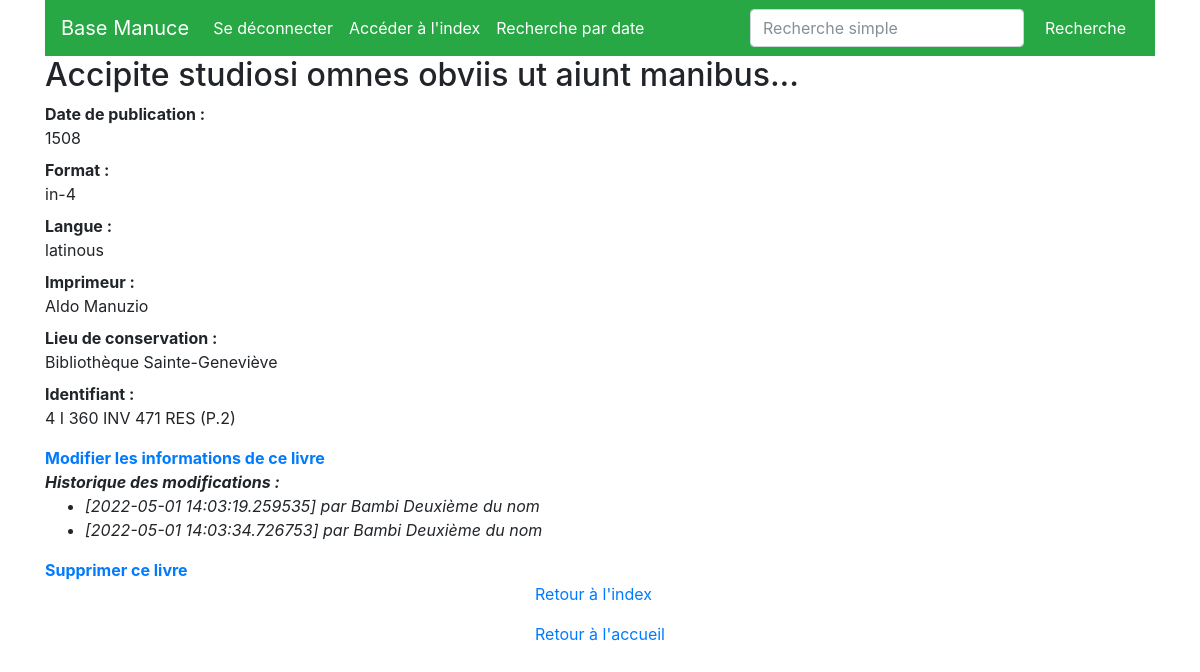
The app's page /book/18 (signed in) with its own data.
### basemanuce/modeles/donnees.py (models this page shows, shortened)
class Books(db.Model):
    __tablename__ = 'books'
    book_id = db.Column(db.Integer, unique=True, nullable=False, primary_key=True, autoincrement=True)
    title = db.Column(db.Text)
    publidate = db.Column(db.Text)
    format = db.Column(db.Text)
    language = db.Column(db.Text)
    identifier = db.Column(db.Text, nullable=False)
    id_printer = db.Column(db.Integer, db.ForeignKey('printers.printer_id'))
    id_institution = db.Column(db.Integer, db.ForeignKey('institutions.institution_id'))
    printer = db.relationship("Printers", back_populates="book", foreign_keys=id_printer)
    institution = db.relationship("Institutions", back_populates="book", foreign_keys=id_institution)
    authorships = db.relationship("Authorship", back_populates="book", foreign_keys=Authorship.authorship_book_id)

class Printers(db.Model):
    __tablename__ = 'printers'
    printer_id = db.Column(db.Integer, unique=True, nullable=False, primary_key=True, autoincrement=True)
    printer_name = db.Column(db.Text, nullable=False)
    birthyear = db.Column(db.Integer)
    deathyear = db.Column(db.Integer)
    printer_othername1 = db.Column(db.Text)
    printer_othername2 = db.Column(db.Text)
    description = db.Column(db.Text)
    book = db.relationship("Books", back_populates="printer", foreign_keys=Books.id_printer)
    authorships = db.relationship("Authorship", back_populates="printer", foreign_keys=Authorship.authorship_printer_id)

class Institutions(db.Model):
    __tablename__ = 'institutions'
    institution_id = db.Column(db.Integer, unique=True, nullable=False, primary_key=True, autoincrement=True)
    country = db.Column(db.Text, nullable=False)
    city = db.Column(db.Text, nullable=False)
    institution_name = db.Column(db.Text, nullable=False)
    book = db.relationship("Books", back_populates="institution", foreign_keys=Books.id_institution)
    authorships = db.relationship("Authorship", back_populates="institution",
                                  foreign_keys=Authorship.authorship_institution_id)

class Authorship(db.Model):
    __tablename__ = "authorship"
    authorship_id = db.Column(db.Integer, nullable=True, autoincrement=True, primary_key=True)
    authorship_book_id = db.Column(db.Integer, db.ForeignKey('books.book_id'))
    authorship_printer_id = db.Column(db.Integer, db.ForeignKey('printers.printer_id'))
    authorship_institution_id = db.Column(db.Integer, db.ForeignKey('institutions.institution_id'))
    authorship_user_id = db.Column(db.Integer, db.ForeignKey('user.user_id'))
    authorship_date = db.Column(db.DateTime, default=datetime.datetime.utcnow)
    user = db.relationship("User", back_populates="authorships", foreign_keys=authorship_user_id)
    book = db.relationship("Books", back_populates="authorships", foreign_keys=authorship_book_id)
    printer = db.relationship("Printers", back_populates="authorships", foreign_keys=authorship_printer_id)
    institution = db.relationship("Institutions", back_populates="authorships", foreign_keys=authorship_institution_id)

### basemanuce/modeles/utilisateurs.py (models this page shows, shortened)
class User(UserMixin, db.Model):
    user_id = db.Column(db.Integer, unique=True, nullable=False, primary_key=True, autoincrement=True)
    user_mail = db.Column(db.Text, nullable=False)
    user_pseudo = db.Column(db.String(30), nullable=False)
    user_name = db.Column(db.Text, nullable=False)
    user_password = db.Column(db.String(50), nullable=False)
    authorships = db.relationship("Authorship", back_populates="user")

### basemanuce/routes/routes_classic.py (the view)
@app.route("/book/<int:book_id>")
def livre(book_id):
    unique_livre = Books.query.get(book_id)
    return render_template("pages/livre.html", nom="Base Manuce", livre=unique_livre)

### basemanuce/modeles/utilisateurs.py (called while the page is built)
@login.user_loader
def find_user_with_id(identifier):
    return User.query.get(int(identifier))

### basemanuce/templates/pages/livre.html (shortened to what this page needs)
{% extends "conteneur.html" %}
{% block corps %}
    {% if livre %}
        <h2>{{livre.title}}</h2>
        <dl>
            <dt>Date de publication :</dt><dd>{{livre.publidate}}</dd>
            <dt>Format :</dt><dd>{{livre.format}}</dd>
            <dt>Langue :</dt><dd>{{livre.language}}</dd>
            <dt>Imprimeur :</dt><dd>{{livre.printer.printer_name}}</dd>
            <dt>Lieu de conservation :</dt><dd>{{livre.institution.institution_name}}</dd>
            <dt>Identifiant :</dt><dd>{{livre.identifier}}</dd>
        </dl>
        {% if current_user.is_authenticated %}
        <a href="{{url_for('form_modifs', book_id=livre.book_id)}}"><b>Modifier les informations de ce livre</b></a>
        <dl>
            <dt><i>Historique des modifications :</i></dt>
            <dd>
                <ul>
                    {% for modification in livre.authorships %}
                        <li><i>[{{modification.authorship_date}}] par {{modification.user.user_pseudo}}</i></li>
                    {% endfor %}
                </ul>
            </dd>
        </dl>
            <a href="{{url_for('delete_book', book_id=livre.book_id)}}"><b>Supprimer ce livre</b></a>
        {% endif %}
    {% else %}
        <p>La base de données est en cours de constitution</p>
    {% endif %}
{% endblock %}
{% block basdepage %}
<p><a href="{{url_for('index')}}">Retour à l'index</a></p>
<p><a href="{{url_for('accueil')}}">Retour à l'accueil</a></p>
{% endblock %}

### basemanuce/templates/conteneur.html (shortened to what this page needs)
<!DOCTYPE html>
<html lang="en">
<head>
    {% include "partials/css.html" %}
</head>
<body>
    <div class="container">
        <nav class="navbar navbar-expand-lg navbar-dark bg-success">
          <a class="navbar-brand" href="{{ url_for('accueil') }}">Base Manuce</a>
            <div class="collapse navbar-collapse" id="navbarSupportedContent">
                <ul class="navbar-nav mr-auto">
                    {% if not current_user.is_authenticated %}
                    <li class="nav-item active">
                        <a class="nav-link" href="{{url_for('inscription')}}">S'inscrire<span class="sr-only">(current)</span></a>
                    </li>
                    <li class="nav-item active">
                        <a class="nav-link" href="{{url_for('connexion')}}">Se connecter<span class="sr-only">(current)</span></a>
                    </li>
                    {% else %}
                    <li class="nav-item active">
                        <a class="nav-link" href="{{url_for('deconnexion')}}">Se déconnecter<span class="sr-only">(current)</span></a>
                    </li>
                    {% endif %}
                    <li class="nav-item active">
                        <a class="nav-link" href="{{url_for('index')}}">Accéder à l'index<span class="sr-only">(current)</span></a>
                    </li>
                    <li class="nav-item active">
                        <a class="nav-link" href="{{url_for('research_date')}}">Recherche par date<span class="sr-only">(current)</span></a>
                    </li>
                </ul>
                <form class="form-inline my-2 my-lg-0" action="{{url_for('recherche_simple')}}" method="GET">
                    <input name="keyword" class="form-control mr-sm-2" type="search" placeholder="Recherche simple" aria-label="Recherche">
                    <button class="btn btn-success my-2 my-sm-0" type="submit">Recherche</button>
                </form>
            </div>
        </nav>
        <div class="row">
            <div class="col">
            {% block corps%}{% endblock %}
            </div>
        </div>
        <div class="row justify-content-md-center">
            <div class="col-md-auto">
                {% block basdepage %}{% endblock %}
            </div>
        </div>
    </div>
</body>
</html>

### basemanuce/templates/partials/css.html
<link rel="stylesheet" href="{{ url_for('static', filename='css/bootstrap.css')}}">

### records on screen
Books: title "Accipite studiosi omnes obviis ut aiunt manibus...", publidate "1508", format "in-4", language "latinous", identifier "4 I 360 INV 471 RES (P.2)"
Printers: printer.printer_name "Aldo Manuzio"
Institutions: institution.institution_name "Bibliothèque Sainte-Geneviève"
Authorship: authorship_date "2022-05-01 14:03:19.259535", user.user_pseudo "Bambi Deuxième du nom"
Authorship: authorship_date "2022-05-01 14:03:34.726753", user.user_pseudo "Bambi Deuxième du nom"
